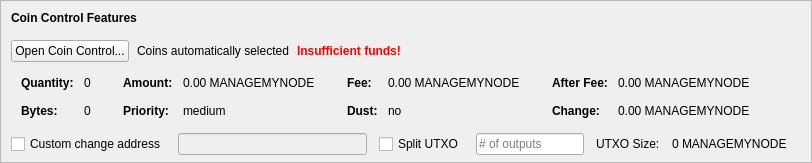
    <widget class="QFrame" name="frameCoinControl">
     <property name="sizePolicy">
      <sizepolicy hsizetype="Expanding" vsizetype="Expanding">
       <horstretch>0</horstretch>
       <verstretch>0</verstretch>
      </sizepolicy>
     </property>
     <property name="maximumSize">
      <size>
       <width>16777215</width>
       <height>16777215</height>
      </size>
     </property>
     <property name="frameShape">
      <enum>QFrame::StyledPanel</enum>
     </property>
     <property name="frameShadow">
      <enum>QFrame::Sunken</enum>
     </property>
     <layout class="QVBoxLayout" name="verticalLayoutCoinControl2">
      <property name="spacing">
       <number>0</number>
      </property>
      <property name="leftMargin">
       <number>0</number>
      </property>
      <property name="topMargin">
       <number>0</number>
      </property>
      <property name="rightMargin">
       <number>0</number>
      </property>
      <property name="bottomMargin">
       <number>6</number>
      </property>
      <item>
       <layout class="QVBoxLayout" name="verticalLayoutCoinControl" stretch="0,0,0,0,1">
        <property name="spacing">
         <number>0</number>
        </property>
        <property name="leftMargin">
         <number>10</number>
        </property>
        <property name="topMargin">
         <number>10</number>
        </property>
        <item>
         <layout class="QHBoxLayout" name="horizontalLayoutCoinControl1">
          <property name="bottomMargin">
           <number>15</number>
          </property>
          <item>
           <widget class="QLabel" name="labelCoinControlFeatures">
            <property name="sizePolicy">
             <sizepolicy hsizetype="Preferred" vsizetype="Maximum">
              <horstretch>0</horstretch>
              <verstretch>0</verstretch>
             </sizepolicy>
            </property>
            <property name="font">
             <font>
              <weight>75</weight>
              <bold>true</bold>
             </font>
            </property>
            <property name="styleSheet">
             <string notr="true">font-weight:bold;</string>
            </property>
            <property name="text">
             <string>Coin Control Features</string>
            </property>
           </widget>
          </item>
         </layout>
        </item>
        <item>
         <layout class="QHBoxLayout" name="horizontalLayoutCoinControl2" stretch="0,0,0,0">
          <property name="spacing">
           <number>8</number>
          </property>
          <property name="bottomMargin">
           <number>10</number>
          </property>
          <item>
           <widget class="QPushButton" name="pushButtonCoinControl">
            <property name="styleSheet">
             <string notr="true"/>
            </property>
            <property name="text">
             <string>Open Coin Control...</string>
            </property>
            <property name="autoDefault">
             <bool>false</bool>
            </property>
           </widget>
          </item>
          <item>
           <widget class="QLabel" name="labelCoinControlAutomaticallySelected">
            <property name="text">
             <string>Coins automatically selected</string>
            </property>
            <property name="margin">
             <number>5</number>
            </property>
           </widget>
          </item>
          <item>
           <widget class="QLabel" name="labelCoinControlInsuffFunds">
            <property name="font">
             <font>
              <weight>75</weight>
              <bold>true</bold>
             </font>
            </property>
            <property name="styleSheet">
             <string notr="true">color:red;font-weight:bold;</string>
            </property>
            <property name="text">
             <string>Insufficient funds!</string>
            </property>
            <property name="margin">
             <number>5</number>
            </property>
           </widget>
          </item>
          <item>
           <spacer name="horizontalSpacerCoinControl">
            <property name="orientation">
             <enum>Qt::Horizontal</enum>
            </property>
            <property name="sizeHint" stdset="0">
             <size>
              <width>40</width>
              <height>1</height>
             </size>
            </property>
           </spacer>
          </item>
         </layout>
        </item>
        <item>
         <widget class="QWidget" name="widgetCoinControl" native="true">
          <property name="sizePolicy">
           <sizepolicy hsizetype="Preferred" vsizetype="Preferred">
            <horstretch>0</horstretch>
            <verstretch>0</verstretch>
           </sizepolicy>
          </property>
          <property name="minimumSize">
           <size>
            <width>0</width>
            <height>0</height>
           </size>
          </property>
          <property name="styleSheet">
           <string notr="true"/>
          </property>
          <layout class="QHBoxLayout" name="horizontalLayoutCoinControl5">
           <property name="leftMargin">
            <number>0</number>
           </property>
           <property name="topMargin">
            <number>0</number>
           </property>
           <property name="rightMargin">
            <number>0</number>
           </property>
           <property name="bottomMargin">
            <number>0</number>
           </property>
           <item>
            <layout class="QHBoxLayout" name="horizontalLayoutCoinControl3" stretch="0,0,0,1">
             <property name="spacing">
              <number>20</number>
             </property>
             <property name="topMargin">
              <number>0</number>
             </property>
             <property name="bottomMargin">
              <number>10</number>
             </property>
             <item>
              <layout class="QFormLayout" name="formLayoutCoinControl1">
               <property name="horizontalSpacing">
                <number>10</number>
               </property>
               <property name="verticalSpacing">
                <number>14</number>
               </property>
               <property name="leftMargin">
                <number>10</number>
               </property>
               <property name="topMargin">
                <number>4</number>
               </property>
               <property name="rightMargin">
                <number>6</number>
               </property>
               <item row="0" column="0">
                <widget class="QLabel" name="labelCoinControlQuantityText">
                 <property name="font">
                  <font>
                   <weight>75</weight>
                   <bold>true</bold>
                  </font>
                 </property>
                 <property name="text">
                  <string>Quantity:</string>
                 </property>
                 <property name="margin">
                  <number>0</number>
                 </property>
                </widget>
               </item>
               <item row="0" column="1">
                <widget class="QLabel" name="labelCoinControlQuantity">
                 <property name="cursor">
                  <cursorShape>IBeamCursor</cursorShape>
                 </property>
                 <property name="contextMenuPolicy">
                  <enum>Qt::ActionsContextMenu</enum>
                 </property>
                 <property name="text">
                  <string notr="true">0</string>
                 </property>
                 <property name="margin">
                  <number>0</number>
                 </property>
                 <property name="textInteractionFlags">
                  <set>Qt::LinksAccessibleByMouse|Qt::TextSelectableByKeyboard|Qt::TextSelectableByMouse</set>
                 </property>
                </widget>
               </item>
               <item row="1" column="0">
                <widget class="QLabel" name="labelCoinControlBytesText">
                 <property name="font">
                  <font>
                   <weight>75</weight>
                   <bold>true</bold>
                  </font>
                 </property>
                 <property name="text">
                  <string>Bytes:</string>
                 </property>
                </widget>
               </item>
               <item row="1" column="1">
                <widget class="QLabel" name="labelCoinControlBytes">
                 <property name="cursor">
                  <cursorShape>IBeamCursor</cursorShape>
                 </property>
                 <property name="contextMenuPolicy">
                  <enum>Qt::ActionsContextMenu</enum>
                 </property>
                 <property name="text">
                  <string notr="true">0</string>
                 </property>
                 <property name="textInteractionFlags">
                  <set>Qt::LinksAccessibleByMouse|Qt::TextSelectableByKeyboard|Qt::TextSelectableByMouse</set>
                 </property>
                </widget>
               </item>
              </layout>
             </item>
             <item>
              <layout class="QFormLayout" name="formLayoutCoinControl2">
               <property name="horizontalSpacing">
                <number>10</number>
               </property>
               <property name="verticalSpacing">
                <number>14</number>
               </property>
               <property name="leftMargin">
                <number>6</number>
               </property>
               <property name="topMargin">
                <number>4</number>
               </property>
               <property name="rightMargin">
                <number>6</number>
               </property>
               <item row="0" column="0">
                <widget class="QLabel" name="labelCoinControlAmountText">
                 <property name="font">
                  <font>
                   <weight>75</weight>
                   <bold>true</bold>
                  </font>
                 </property>
                 <property name="text">
                  <string>Amount:</string>
                 </property>
                 <property name="margin">
                  <number>0</number>
                 </property>
                </widget>
               </item>
               <item row="0" column="1">
                <widget class="QLabel" name="labelCoinControlAmount">
                 <property name="cursor">
                  <cursorShape>IBeamCursor</cursorShape>
                 </property>
                 <property name="contextMenuPolicy">
                  <enum>Qt::ActionsContextMenu</enum>
                 </property>
                 <property name="text">
                  <string notr="true">0.00 MANAGEMYNODE</string>
                 </property>
                 <property name="textInteractionFlags">
                  <set>Qt::LinksAccessibleByMouse|Qt::TextSelectableByKeyboard|Qt::TextSelectableByMouse</set>
                 </property>
                </widget>
               </item>
               <item row="1" column="0">
                <widget class="QLabel" name="labelCoinControlPriorityText">
                 <property name="font">
                  <font>
                   <weight>75</weight>
                   <bold>true</bold>
                  </font>
                 </property>
                 <property name="text">
                  <string>Priority:</string>
                 </property>
                </widget>
               </item>
               <item row="1" column="1">
                <widget class="QLabel" name="labelCoinControlPriority">
                 <property name="cursor">
                  <cursorShape>IBeamCursor</cursorShape>
                 </property>
                 <property name="contextMenuPolicy">
                  <enum>Qt::ActionsContextMenu</enum>
                 </property>
                 <property name="text">
                  <string>medium</string>
                 </property>
                 <property name="textInteractionFlags">
                  <set>Qt::LinksAccessibleByMouse|Qt::TextSelectableByKeyboard|Qt::TextSelectableByMouse</set>
                 </property>
                </widget>
               </item>
              </layout>
             </item>
             <item>
              <layout class="QFormLayout" name="formLayoutCoinControl3">
               <property name="horizontalSpacing">
                <number>10</number>
               </property>
               <property name="verticalSpacing">
                <number>14</number>
               </property>
               <property name="leftMargin">
                <number>6</number>
               </property>
               <property name="topMargin">
                <number>4</number>
               </property>
               <property name="rightMargin">
                <number>6</number>
               </property>
               <item row="0" column="0">
                <widget class="QLabel" name="labelCoinControlFeeText">
                 <property name="font">
                  <font>
                   <weight>75</weight>
                   <bold>true</bold>
                  </font>
                 </property>
                 <property name="text">
                  <string>Fee:</string>
                 </property>
                 <property name="margin">
                  <number>0</number>
                 </property>
                </widget>
               </item>
               <item row="0" column="1">
                <widget class="QLabel" name="labelCoinControlFee">
                 <property name="cursor">
                  <cursorShape>IBeamCursor</cursorShape>
                 </property>
                 <property name="contextMenuPolicy">
                  <enum>Qt::ActionsContextMenu</enum>
                 </property>
                 <property name="text">
                  <string notr="true">0.00 MANAGEMYNODE</string>
                 </property>
                 <property name="textInteractionFlags">
                  <set>Qt::LinksAccessibleByMouse|Qt::TextSelectableByKeyboard|Qt::TextSelectableByMouse</set>
                 </property>
                </widget>
               </item>
               <item row="1" column="0">
                <widget class="QLabel" name="labelCoinControlLowOutputText">
                 <property name="font">
                  <font>
                   <weight>75</weight>
                   <bold>true</bold>
                  </font>
                 </property>
                 <property name="text">
                  <string>Dust:</string>
                 </property>
                </widget>
               </item>
               <item row="1" column="1">
                <widget class="QLabel" name="labelCoinControlLowOutput">
                 <property name="cursor">
                  <cursorShape>IBeamCursor</cursorShape>
                 </property>
                 <property name="contextMenuPolicy">
                  <enum>Qt::ActionsContextMenu</enum>
                 </property>
                 <property name="text">
                  <string>no</string>
                 </property>
                 <property name="textInteractionFlags">
                  <set>Qt::LinksAccessibleByMouse|Qt::TextSelectableByKeyboard|Qt::TextSelectableByMouse</set>
                 </property>
                </widget>
               </item>
              </layout>
             </item>
             <item>
              <layout class="QFormLayout" name="formLayoutCoinControl4">
               <property name="horizontalSpacing">
                <number>10</number>
               </property>
               <property name="verticalSpacing">
                <number>14</number>
               </property>
               <property name="leftMargin">
                <number>6</number>
               </property>
               <property name="topMargin">
                <number>4</number>
               </property>
               <property name="rightMargin">
                <number>6</number>
               </property>
               <item row="0" column="0">
                <widget class="QLabel" name="labelCoinControlAfterFeeText">
                 <property name="font">
                  <font>
                   <weight>75</weight>
                   <bold>true</bold>
                  </font>
                 </property>
                 <property name="text">
                  <string>After Fee:</string>
                 </property>
                 <property name="margin">
                  <number>0</number>
                 </property>
                </widget>
               </item>
               <item row="0" column="1">
                <widget class="QLabel" name="labelCoinControlAfterFee">
                 <property name="cursor">
                  <cursorShape>IBeamCursor</cursorShape>
                 </property>
                 <property name="contextMenuPolicy">
                  <enum>Qt::ActionsContextMenu</enum>
                 </property>
                 <property name="text">
                  <string notr="true">0.00 MANAGEMYNODE</string>
                 </property>
                 <property name="textInteractionFlags">
                  <set>Qt::LinksAccessibleByMouse|Qt::TextSelectableByKeyboard|Qt::TextSelectableByMouse</set>
                 </property>
                </widget>
               </item>
               <item row="1" column="0">
                <widget class="QLabel" name="labelCoinControlChangeText">
                 <property name="font">
                  <font>
                   <weight>75</weight>
                   <bold>true</bold>
                  </font>
                 </property>
                 <property name="text">
                  <string>Change:</string>
                 </property>
                </widget>
               </item>
               <item row="1" column="1">
                <widget class="QLabel" name="labelCoinControlChange">
                 <property name="cursor">
                  <cursorShape>IBeamCursor</cursorShape>
                 </property>
                 <property name="contextMenuPolicy">
                  <enum>Qt::ActionsContextMenu</enum>
                 </property>
                 <property name="text">
                  <string notr="true">0.00 MANAGEMYNODE</string>
                 </property>
                 <property name="textInteractionFlags">
                  <set>Qt::LinksAccessibleByMouse|Qt::TextSelectableByKeyboard|Qt::TextSelectableByMouse</set>
                 </property>
                </widget>
               </item>
              </layout>
             </item>
            </layout>
           </item>
          </layout>
         </widget>
        </item>
        <item>
         <layout class="QHBoxLayout" name="horizontalLayoutCoinControl4" stretch="0,0,0,0,0,0,0">
          <property name="spacing">
           <number>12</number>
          </property>
          <property name="sizeConstraint">
           <enum>QLayout::SetDefaultConstraint</enum>
          </property>
          <property name="topMargin">
           <number>5</number>
          </property>
          <property name="rightMargin">
           <number>5</number>
          </property>
          <item>
           <widget class="QCheckBox" name="checkBoxCoinControlChange">
            <property name="toolTip">
             <string>If this is activated, but the change address is empty or invalid, change will be sent to a newly generated address.</string>
            </property>
            <property name="text">
             <string>Custom change address</string>
            </property>
           </widget>
          </item>
          <item>
           <widget class="QValidatedLineEdit" name="lineEditCoinControlChange">
            <property name="enabled">
             <bool>false</bool>
            </property>
            <property name="sizePolicy">
             <sizepolicy hsizetype="Expanding" vsizetype="Fixed">
              <horstretch>0</horstretch>
              <verstretch>0</verstretch>
             </sizepolicy>
            </property>
           </widget>
          </item>
          <item>
           <widget class="QCheckBox" name="splitBlockCheckBox">
            <property name="text">
             <string>Split UTXO</string>
            </property>
           </widget>
          </item>
          <item>
           <widget class="QLineEdit" name="splitBlockLineEdit">
            <property name="sizePolicy">
             <sizepolicy hsizetype="Fixed" vsizetype="Fixed">
              <horstretch>50</horstretch>
              <verstretch>0</verstretch>
             </sizepolicy>
            </property>
            <property name="placeholderText">
             <string># of outputs</string>
            </property>
           </widget>
          </item>
          <item>
           <widget class="QLabel" name="labelBlockSizeText">
            <property name="text">
             <string>UTXO Size:</string>
            </property>
           </widget>
          </item>
          <item>
           <widget class="QLabel" name="labelBlockSize">
            <property name="text">
             <string>0 MANAGEMYNODE</string>
            </property>
           </widget>
          </item>
          <item>
           <widget class="QLabel" name="labelCoinControlChangeLabel">
            <property name="sizePolicy">
             <sizepolicy hsizetype="Preferred" vsizetype="Expanding">
              <horstretch>0</horstretch>
              <verstretch>0</verstretch>
             </sizepolicy>
            </property>
            <property name="minimumSize">
             <size>
              <width>0</width>
              <height>0</height>
             </size>
            </property>
            <property name="text">
             <string/>
            </property>
            <property name="margin">
             <number>3</number>
            </property>
           </widget>
          </item>
         </layout>
        </item>
        <item>
         <spacer name="verticalSpacerCoinControl">
          <property name="orientation">
           <enum>Qt::Vertical</enum>
          </property>
          <property name="sizeHint" stdset="0">
           <size>
            <width>800</width>
            <height>1</height>
           </size>
          </property>
         </spacer>
        </item>
       </layout>
      </item>
     </layout>
    </widget>
